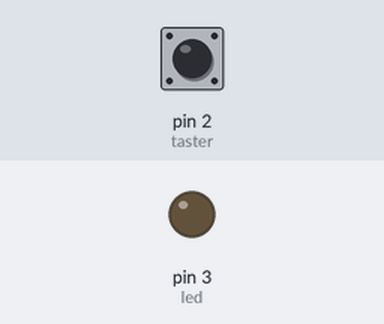
A sketch run on a simulated Arduino Uno, built with avr-gcc and run on an emulated ATmega328P. On the bench: output pins drawn as LEDs (lit = HIGH). Inputs (shaded band) come from the test bench; at power-on: pin 2 (taster) LOW.

Above: at 1.2 s.
1.3 s: pin 2 (taster) pulled HIGH for 0.15 s
At 1.37 s:
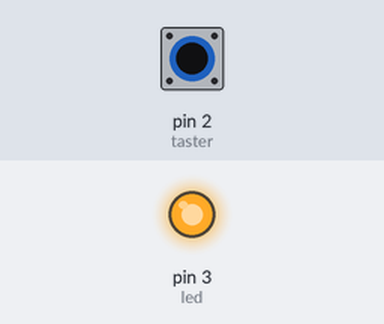
2.9 s: pin 2 (taster) pulled HIGH for 3.2 s
At 6.9 s:
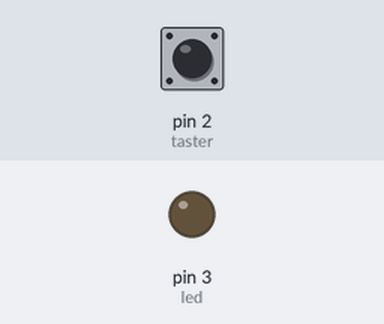
Timing chart, 0 to 8.4 s (numbered marks = the images above; inputs shaded):
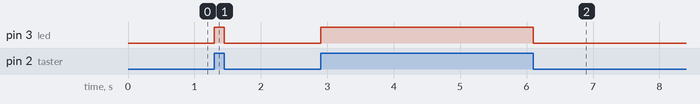

The sketch:

Listing4.ino
```cpp
int taster = 2;
int led = 3;

void setup(){
  pinMode(led,OUTPUT);
  pinMode(taster,INPUT);
}

void loop()
{
  if (digitalRead(taster))
  {
    digitalWrite(led,HIGH);
  }else
  {
    digitalWrite(led,LOW);
  }
}


/*
-setup fehlt
-pinMode fehlt
-digitalWrite und read fehlt
 */
```

Measured:
- after the input at 1.3 s, pin 3 (led): LOW → HIGH at once, → LOW 0.15 s later
- after the input at 2.9 s, pin 3 (led): LOW → HIGH at once, → LOW 3.2 s later
